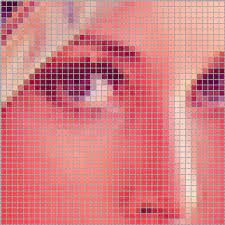
#> input picture assets/image-samples/img4.jpg, 225 x 225 px
$ jupyter execute 1-pixel-transforms.ipynb
#> lines starting #> are read from the running program, lines starting #| are printed output that depends on the picture
#> further down, image is the input picture: shape (225, 225, 3); mean B, G, R 130.2, 127.3, 213.2
# Multiplication and Adition

[cell 1]
import numpy as np
import cv2
import matplotlib.pyplot as plt

def multiply_image(image, a):
#> called with a = 2
     return image * a
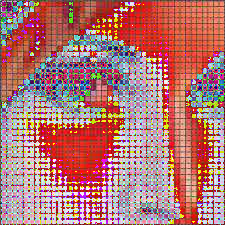
#> returned value: shape (225, 225, 3); mean of channels 0, 1, 2 114.3, 116.2, 177.6; drawn as B, G, R

def add_constant(image, a):
#> called with a = 50
    return image + a
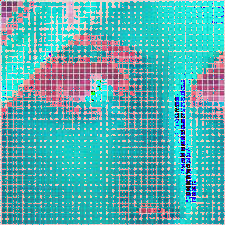
#> returned value: shape (225, 225, 3); mean of channels 0, 1, 2 179, 174.3, 86.3; drawn as B, G, R

def add_muli(image, a, b):
#> called with a = 2, b = 50
    return image * a + b
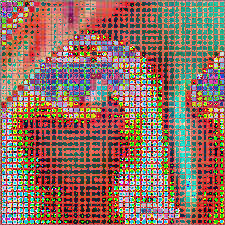
#> returned value: shape (225, 225, 3); mean of channels 0, 1, 2 97.8, 111.1, 145.1; drawn as B, G, R

# Read the image file
image = cv2.imread("../assets/image-samples/img4.jpg")
multiplied_image = multiply_image(image, 2)
added_image = add_constant(image, 50)
op_image = add_muli(image, 2, 50)

fig, ax = plt.subplots(2, 2, figsize=(10, 10))
ax[0, 0].imshow(cv2.cvtColor(image, cv2.COLOR_BGR2RGB))
ax[0, 0].set_title('Original image')
ax[0, 1].imshow(cv2.cvtColor(multiplied_image, cv2.COLOR_BGR2RGB))
ax[0, 1].set_title('Multiplied image')
ax[1, 0].imshow(cv2.cvtColor(added_image, cv2.COLOR_BGR2RGB))
ax[1, 0].set_title('Added image')
ax[1, 1].imshow(cv2.cvtColor(op_image, cv2.COLOR_BGR2RGB))
ax[1, 1].set_title('Op image')
plt.show()
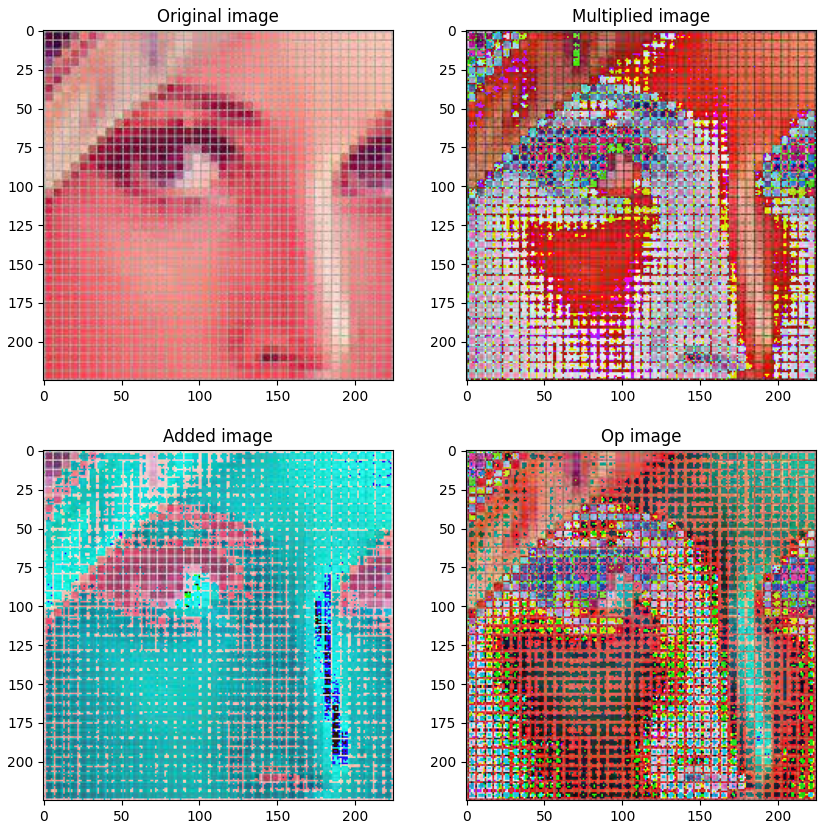
#> figure drawn by matplotlib, 4 panels

## Linear Blend

[cell 2]
import cv2
import numpy as np
import matplotlib.pyplot as plt

def linear_blend(img1, img2, alpha):
    if img1.shape != img2.shape:
        raise ValueError("Images must have the same shape")
    if alpha < 0 or alpha > 1:
        raise ValueError("Alpha must be between 0 and 1")

    blended_img = np.uint8(alpha * img1 + (1 - alpha) * img2)
    return blended_img

img1 = cv2.imread("../assets/image-samples/img5.jpg")
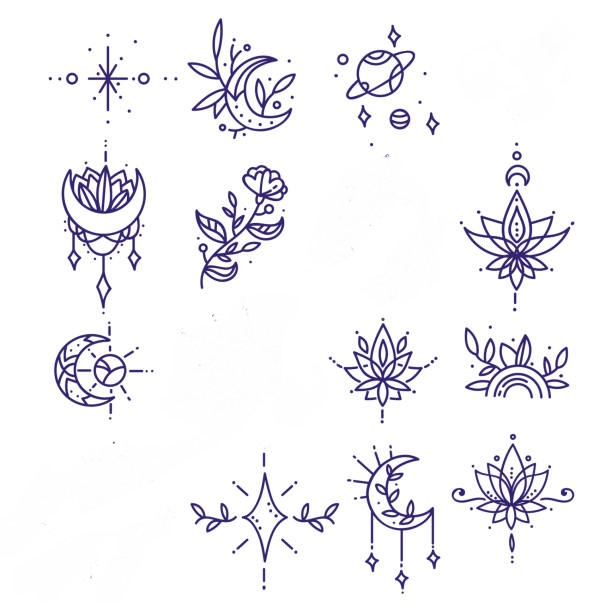
#> input picture assets/image-samples/img5.jpg, 612 x 612 px
#> img1 is the input picture: shape (612, 612, 3); mean B, G, R 245.1, 241.4, 242.1
img2 = cv2.imread("../assets/image-samples/img6.jpg")
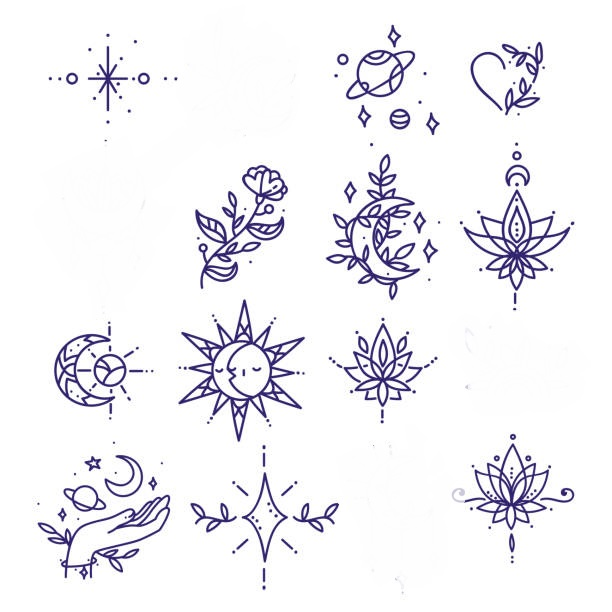
#> input picture assets/image-samples/img6.jpg, 612 x 612 px
#> img2 is the input picture: shape (612, 612, 3); mean B, G, R 244.6, 240.7, 241.5
blended_img = linear_blend(img1, img2, 0.5)
#> in linear_blend, `blended_img = np.uint8(alpha * img1 + (1 - alpha) * img2)`:
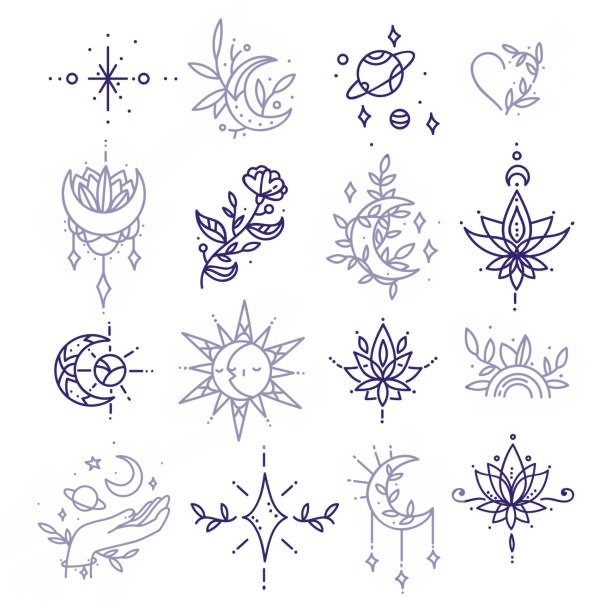
#> blended_img: shape (612, 612, 3); mean B, G, R 244.8, 240.9, 241.7

fig, ax = plt.subplots(1, 3, figsize=(15, 15))
ax[0].imshow(cv2.cvtColor(img1, cv2.COLOR_BGR2RGB))
ax[0].set_title('Image 1')
ax[1].imshow(cv2.cvtColor(img2, cv2.COLOR_BGR2RGB))
ax[1].set_title('Image 2')
ax[2].imshow(cv2.cvtColor(blended_img, cv2.COLOR_BGR2RGB))
ax[2].set_title('Blended image')
plt.show()
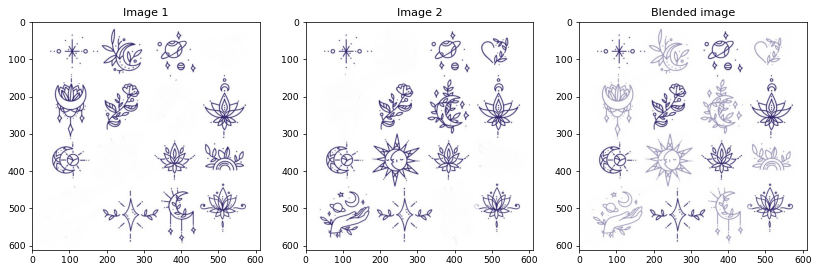
#> figure drawn by matplotlib, 3 panels

## Multiplicative Gain

[cell 3]
import cv2
import numpy as np
import matplotlib.pyplot as plt

def multiplicative_gain(img, gain):
#> called with gain = 1.5
     return np.uint8(np.clip(gain * img, 0, 255))
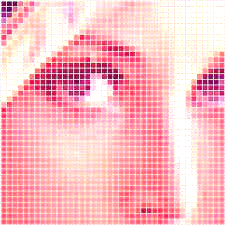
#> returned value: shape (225, 225, 3); mean of channels 0, 1, 2 193.5, 187.6, 250.8; drawn as B, G, R

img = cv2.imread("../assets/image-samples/img4.jpg")
gain = 1.5
img_with_gain = multiplicative_gain(img, gain)

fig, ax = plt.subplots(1, 2, figsize=(10, 5))
ax[0].imshow(cv2.cvtColor(img, cv2.COLOR_BGR2RGB))
ax[0].set_title('Original image')
ax[1].imshow(cv2.cvtColor(img_with_gain, cv2.COLOR_BGR2RGB))
ax[1].set_title('Image with gain')
plt.show()
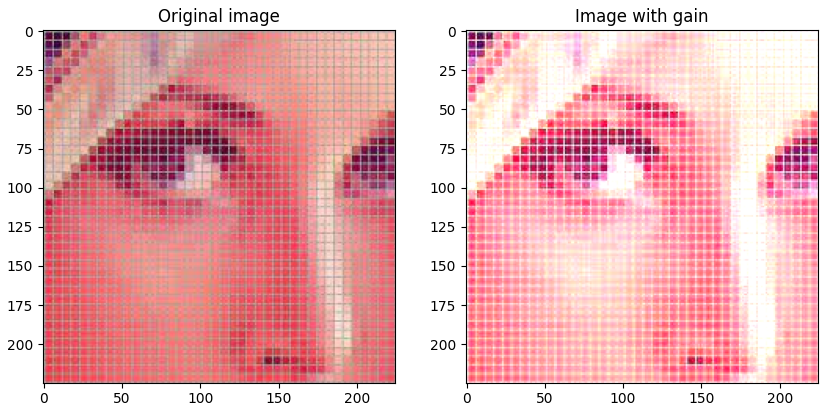
#> figure drawn by matplotlib, 2 panels
